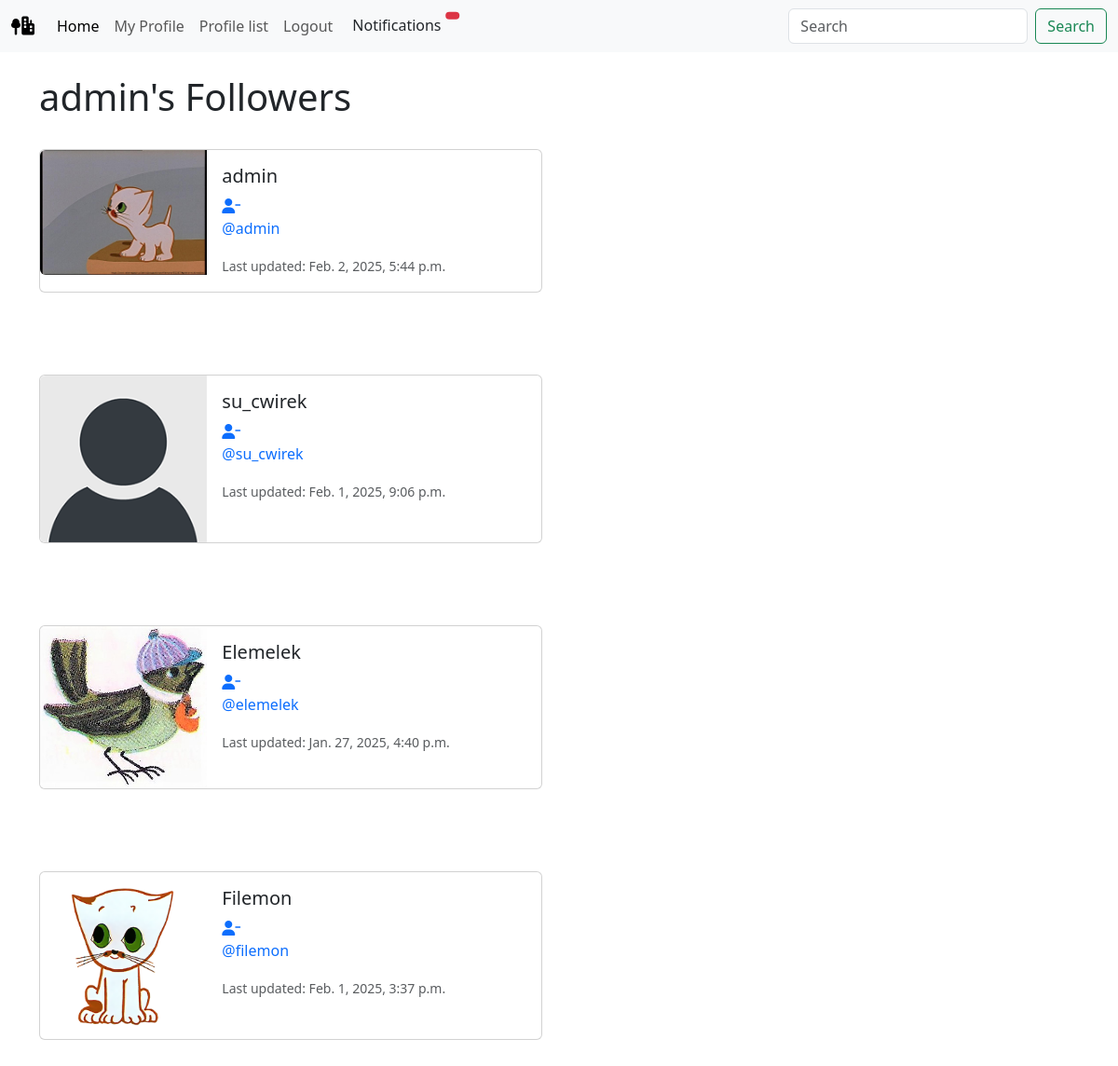
Page /profile/8/followers (signed in) on the committed database.
### yard/models.py (models this page shows, shortened)
class Profile(models.Model):
    user = models.OneToOneField(User, on_delete=models.CASCADE)
    follows = models.ManyToManyField("self", related_name="followed_by", symmetrical=False, blank=True)
    date_modified = models.DateTimeField(User, auto_now=True)
    profile_image = models.ImageField(blank=True, upload_to="images/profile/", default="default_profile_pic.png")
    profile_bio = models.CharField(null=True, blank=True, max_length=1500)
    homepage_link = models.CharField(null=True, blank=True, max_length=100)
    facebook_link = models.CharField(null=True, blank=True, max_length=100)
    instagram_link = models.CharField(null=True, blank=True, max_length=100)
    linkedin_link = models.CharField(null=True, blank=True, max_length=100)
    youtube_link = models.CharField(null=True, blank=True, max_length=100)

### yard/views.py (the view)
# urls.py: path('profile/<int:pk>/followers', views.FollowView.followers, name="followers"),
    def followers(request, pk):
        if request.user.is_authenticated:
            if request.user.id == pk:
                profiles = Profile.objects.get(user_id=pk)
                return render(request, 'profile/followers.html', {"profiles":profiles})
            else:
                messages.success(request, ("That is not your profile page"))
                return redirect('home')
        else:
            messages.success(request, ("You must be logged in to view this page..."))
            return redirect('home')

### yard/templates/profile/followers.html
{% extends 'base.html' %}
{% load static %}
{% block content %}
<h1>{{request.user.username}}'s Followers</h1>
<br />
{% if profiles %}
{% for profile in profiles.followed_by.all %}
<div class="card mb-3" style="max-width: 540px">
  <div class="row g-0">
    <div class="col-md-4">
      {% if profile.profile_image %}
      <img
        src="{{ profile.profile_image.url }}"
        class="img-fluid rounded-start"
        alt=""
      />
      {% else %}
      <img
        src="{% static 'images/default_profile_pic.png' %}"
        class="img-fluid rounded-start"
        alt="{{profile.user.username}}"
      />
      {% endif%}
    </div>
    <div class="col-md-8">
      <div class="card-body">
        <h5 class="card-title">{{ profile.user.username}}</h5>
        {% if profile in profile.follows.all %}
        <a href="{% url 'unfollow' profile.user.id %}"
          ><i class="fa-solid fa-user-minus"></i
        ></a>
        {% else %}
        <a href="{% url 'follow' profile.user.id %}"
          ><i class="fa-solid fa-user-plus"></i
        ></a>
        {% endif %}
        <p class="card-text">
          <a href="{% url 'profile' profile.user.id %}"
            >@{{ profile.user.username|lower}}</a
          >
        </p>
        <p class="card-text">
          <small class="text-body-secondary"
            >Last updated: {{profile.date_modified}}</small
          >
        </p>
      </div>
    </div>
  </div>
</div>
<br /><br /><br />
{% endfor %}
{% endif %}
{% endblock %}

### yard/static/css/style.css (style rules this page uses)
button, a { text-decoration: none !important; }

### rows in the picture
Profile: profile_image (picture), user.username "admin", date_modified "Feb. 2, 2025, 5:44 p.m."
Profile: profile_image (placeholder picture), user.username "su_cwirek", date_modified "Feb. 1, 2025, 9:06 p.m."
Profile: profile_image (picture), user.username "Elemelek", user.username "elemelek", date_modified "Jan. 27, 2025, 4:40 p.m."
Profile: profile_image (picture), user.username "Filemon", user.username "filemon", date_modified "Feb. 1, 2025, 3:37 p.m."

### other values in the picture
{{ request.user.username }} "admin"
